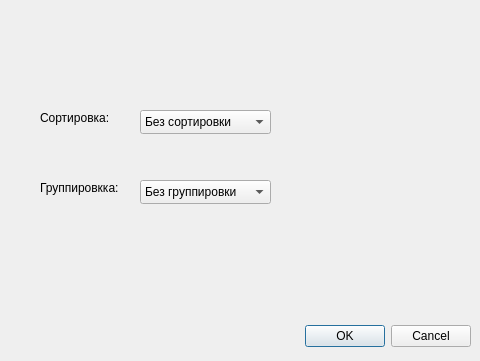
<?xml version="1.0" encoding="UTF-8"?>
<ui version="4.0">
 <class>SortGroupDialog</class>
 <widget class="QDialog" name="SortGroupDialog">
  <property name="geometry">
   <rect>
    <x>0</x>
    <y>0</y>
    <width>480</width>
    <height>361</height>
   </rect>
  </property>
  <property name="windowTitle">
   <string>Dialog</string>
  </property>
  <widget class="QDialogButtonBox" name="buttonBox">
   <property name="geometry">
    <rect>
     <x>10</x>
     <y>320</y>
     <width>461</width>
     <height>32</height>
    </rect>
   </property>
   <property name="orientation">
    <enum>Qt::Orientation::Horizontal</enum>
   </property>
   <property name="standardButtons">
    <set>QDialogButtonBox::StandardButton::Cancel|QDialogButtonBox::StandardButton::Ok</set>
   </property>
  </widget>
  <widget class="QComboBox" name="sortingByType">
   <property name="geometry">
    <rect>
     <x>140</x>
     <y>110</y>
     <width>131</width>
     <height>24</height>
    </rect>
   </property>
   <item>
    <property name="text">
     <string>Без сортировки</string>
    </property>
   </item>
   <item>
    <property name="text">
     <string>По типу и автору</string>
    </property>
   </item>
   <item>
    <property name="text">
     <string>По типу и имени</string>
    </property>
   </item>
  </widget>
  <widget class="QLabel" name="label">
   <property name="geometry">
    <rect>
     <x>40</x>
     <y>110</y>
     <width>101</width>
     <height>16</height>
    </rect>
   </property>
   <property name="text">
    <string>Сортировка:</string>
   </property>
  </widget>
  <widget class="QLabel" name="label_2">
   <property name="geometry">
    <rect>
     <x>40</x>
     <y>180</y>
     <width>81</width>
     <height>16</height>
    </rect>
   </property>
   <property name="text">
    <string>Группировкка:</string>
   </property>
  </widget>
  <widget class="QComboBox" name="groupComboBox">
   <property name="geometry">
    <rect>
     <x>140</x>
     <y>180</y>
     <width>131</width>
     <height>24</height>
    </rect>
   </property>
   <item>
    <property name="text">
     <string>Без группировки</string>
    </property>
   </item>
   <item>
    <property name="text">
     <string>По типу и автору</string>
    </property>
   </item>
   <item>
    <property name="text">
     <string>По типу и имени</string>
    </property>
   </item>
  </widget>
 </widget>
 <resources/>
 <connections>
  <connection>
   <sender>buttonBox</sender>
   <signal>accepted()</signal>
   <receiver>SortGroupDialog</receiver>
   <slot>accept()</slot>
   <hints>
    <hint type="sourcelabel">
     <x>248</x>
     <y>254</y>
    </hint>
    <hint type="destinationlabel">
     <x>157</x>
     <y>274</y>
    </hint>
   </hints>
  </connection>
  <connection>
   <sender>buttonBox</sender>
   <signal>rejected()</signal>
   <receiver>SortGroupDialog</receiver>
   <slot>reject()</slot>
   <hints>
    <hint type="sourcelabel">
     <x>316</x>
     <y>260</y>
    </hint>
    <hint type="destinationlabel">
     <x>286</x>
     <y>274</y>
    </hint>
   </hints>
  </connection>
 </connections>
</ui>
